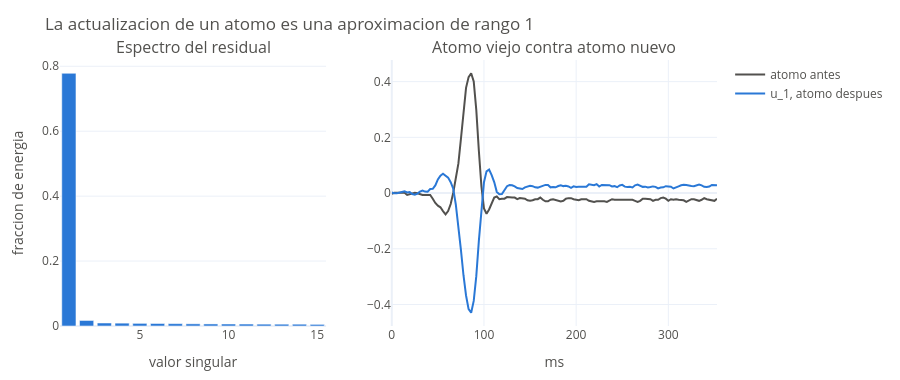

Notebook cell for this chart:
### Markdown cell above
### Viendo la aproximacion de rango 1

Se toma un atomo concreto, se arma su residual y se compara contra su
mejor aproximacion de rango 1. Si el primer valor singular domina a
los demas, el residual casi es de rango 1 y la actualizacion captura
casi todo.

### Code cell
entrena, prueba = partir_entrenamiento(x)

d_demo = diccionario_inicial(entrena)
alpha_demo = omp_matriz(d_demo, entrena[:, :600])

# Un atomo que use bastantes senales, para que el residual tenga
# suficientes columnas
usos = np.count_nonzero(alpha_demo, axis=1)
j = int(np.argmax(usos))
w = np.flatnonzero(alpha_demo[j, :])

coeficientes = alpha_demo[:, w].copy()
coeficientes[j, :] = 0.0
# w indexa dentro del subconjunto de 600 con el que se calculo
# alpha_demo, asi que el residual se arma sobre ese mismo subconjunto
residual = entrena[:, :600][:, w] - d_demo @ coeficientes

u, sigma, vt = np.linalg.svd(residual, full_matrices=False)
energia = sigma ** 2 / (sigma ** 2).sum()

print(f"atomo {j}, usado por {len(w)} senales")
print(f"residual de {residual.shape[0]} x {residual.shape[1]}")
print(f"energia del primer valor singular: {energia[0]:.1%}")

fig = make_subplots(rows=1, cols=2, column_widths=[0.45, 0.55],
                    subplot_titles=("Espectro del residual",
                                    "Atomo viejo contra atomo nuevo"))

fig.add_trace(go.Bar(x=list(range(1, 16)), y=energia[:15],
                     marker_color=AZUL, showlegend=False),
              row=1, col=1)
fig.add_trace(go.Scatter(x=ms, y=d_demo[:, j], mode="lines",
                         name="atomo antes",
                         line=dict(color=TINTA, width=2)),
              row=1, col=2)
fig.add_trace(go.Scatter(x=ms, y=u[:, 0], mode="lines",
                         name="u_1, atomo despues",
                         line=dict(color=AZUL, width=2)),
              row=1, col=2)

fig.update_xaxes(title_text="valor singular", row=1, col=1)
fig.update_yaxes(title_text="fraccion de energia", row=1, col=1)
fig.update_xaxes(title_text="ms", row=1, col=2)
fig.update_layout(height=380,
                  title="La actualizacion de un atomo es una "
                        "aproximacion de rango 1", **PLANTILLA)
fig.show()
